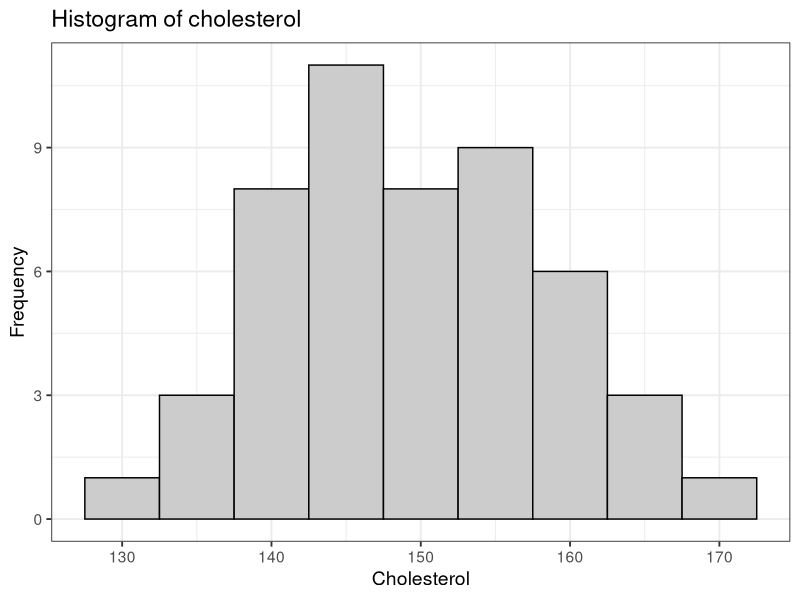
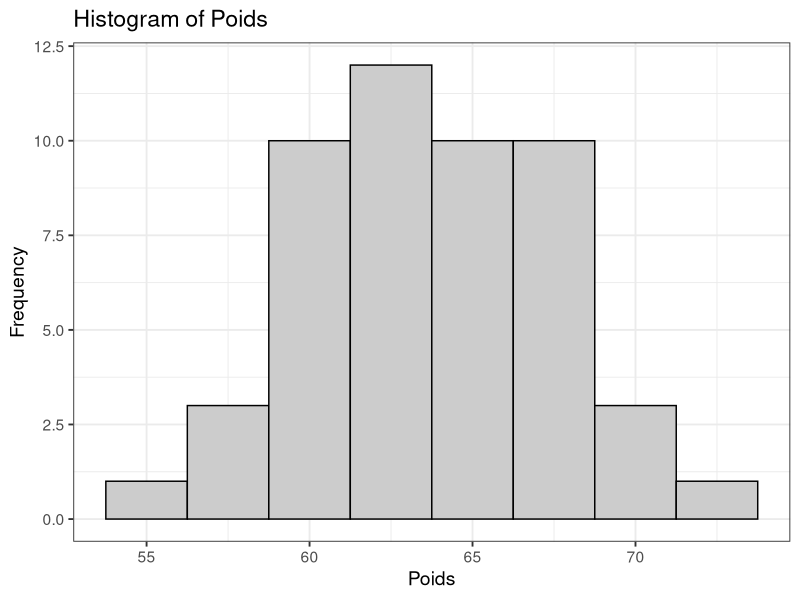
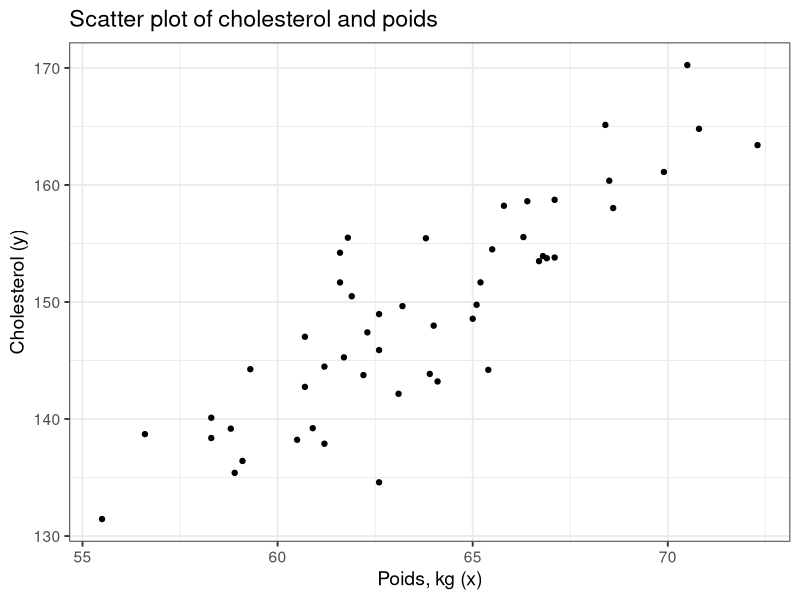
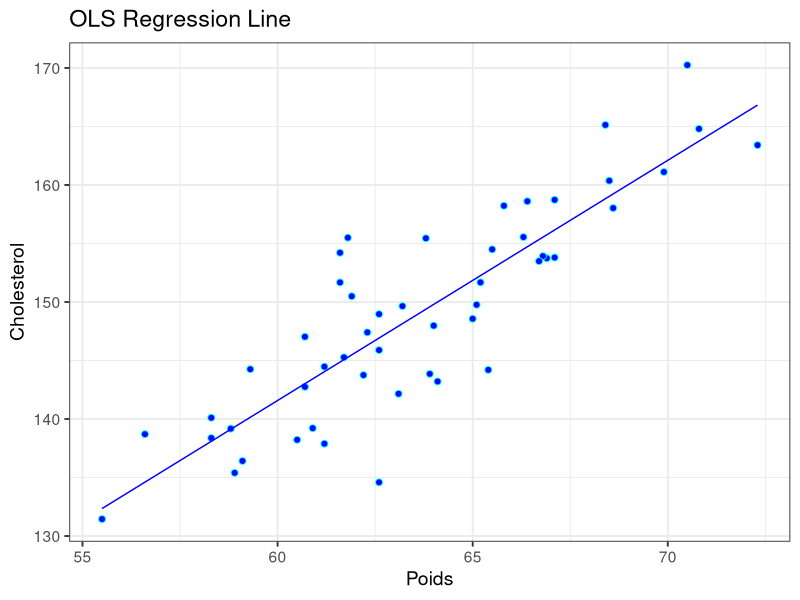
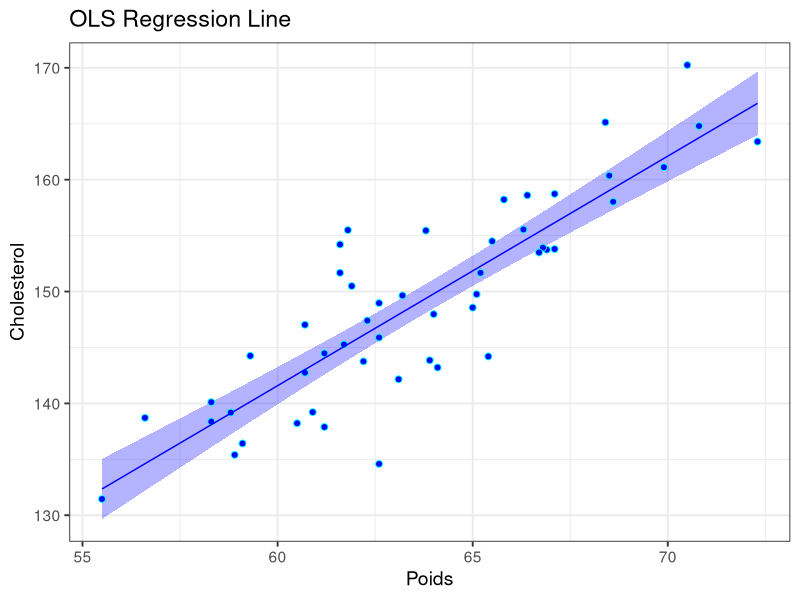

Generate these figures, in order, with R:
## ---- chunk 1
setwd('/Users/arthurdanjou/Workspace/studies/M1/General Linear Models/TP1-bis')

library(tidyverse)
options(scipen = 999, digits = 5)
## ---- chunk 2
data <- read.csv("data01.csv", header = TRUE, sep = ",", dec = ".")
head(data, 20)
## ---- chunk 3
ggplot(data, aes(x = cholesterol)) +
  geom_histogram(binwidth = 5, color = "black", fill = "gray80") +
  labs(x = "Cholesterol", y = "Frequency", title = "Histogram of cholesterol") +
  theme_bw(14)

ggplot(data, aes(x = poids)) +
  geom_histogram(binwidth = 2.5, color = "black", fill = "gray80") +
  labs(x = "Poids", y = "Frequency", title = "Histogram of Poids") +
  theme_bw(14)

ggplot(aes(y = cholesterol, x = poids), data = data) +
  geom_point() +
  labs(y = "Cholesterol (y)", x = "Poids, kg (x)", title = "Scatter plot of cholesterol and poids") +
  theme_bw(14)
## ---- chunk 4
x <- data[, "poids"]
y <- data[, "cholesterol"]
Sxy <- sum((x - mean(x)) * y)
Sxx <- sum((x - mean(x))^2)

beta1 <- Sxy / Sxx
beta0 <- mean(y) - beta1 * mean(x)

c(beta0, beta1)
## ---- chunk 5
X <- cbind(1, x)

colnames(X) <- NULL
X_t_X <- t(X) %*% X
inv_X_t_x <- solve(X_t_X)
betas <- inv_X_t_x %*% t(X) %*% y
betas
## ---- chunk 6
model <- lm(data, formula = cholesterol ~ poids)
summary(model)
coef(model)
## ---- chunk 7
data <- data %>%
  mutate(yhat = beta0 + beta1 * poids) %>%
  mutate(residuals = cholesterol - yhat)

data

ggplot(data, aes(x = poids, y = cholesterol)) +
  geom_point(size = 2, shape = 21, fill = "blue", color = "cyan") +
  geom_line(aes(y = yhat), color = "blue") +
  labs(x = "Poids", y = "Cholesterol", title = "OLS Regression Line") +
  theme_bw(14)
## ---- chunk 8
mean(data[, "cholesterol"])
mean(data[, "yhat"])
mean(data[, "residuals"]) %>% round(10)
cov(data[, "residuals"], data[, "poids"]) %>% round(10)
(RSS <- sum((data[, "residuals"])^2))
(TSS <- sum((y - mean(y))^2))
TSS - beta1 * Sxy
## ---- chunk 9
dof <- nrow(data) - 2

sigma_hat_2 <- RSS / dof

cov_beta <- sigma_hat_2 * inv_X_t_x
var_beta <- diag(cov_beta)
std_beta <- sqrt(var_beta)

sigma(model)^2
vcov(model)
## ---- chunk 10
(t_beta <- beta1 / std_beta[2])
qt(0.975, dof)
2 * pt(abs(t_beta), dof, lower.tail = FALSE)
summary(model)
## ---- chunk 11
MSS <- (TSS - RSS)
(F <- MSS / (RSS / dof))
qf(0.95, 1, dof)
pf(F, 1, dof, lower.tail = FALSE)
anova(model)
## ---- chunk 12
(CI_beta1 <- c(beta1 - qt(0.97, dof) * std_beta[2], beta1 + qt(0.97, dof) * std_beta[2]))
confint(model, 0.95)

t <- qt(0.975, dof)
sigma_hat <- sigma(model)
n <- nrow(data)

data <- data %>%
  mutate(error = t *
    sigma_hat *
    sqrt(1 / n + (poids - mean(poids))^2 / RSS)) %>%
  mutate(conf.low = yhat - error, conf.high = yhat + error, error = NULL)

ggplot(data, aes(x = poids, y = cholesterol)) +
  geom_ribbon(aes(ymin = conf.low, ymax = conf.high), alpha = 0.3, fill = "blue") +
  geom_point(size = 2, shape = 21, fill = "blue", color = "cyan") +
  geom_line(aes(y = yhat), color = "blue") +
  labs(x = "Poids", y = "Cholesterol", title = "OLS Regression Line") +
  theme_bw(14)
## ---- chunk 13
(R2 <- MSS / TSS)
summary(model)$r.squared
cor(data[, "cholesterol"], data[, "poids"])^2
